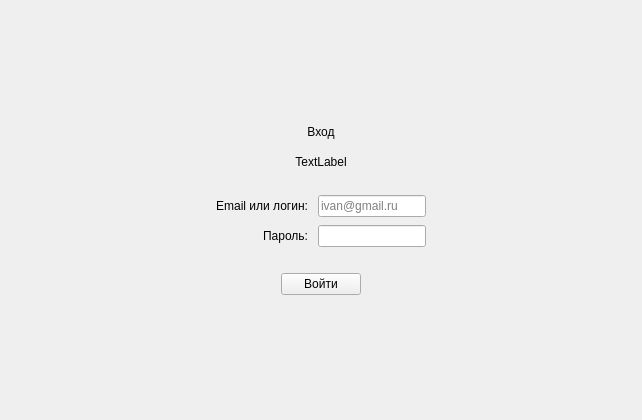
<?xml version="1.0" encoding="UTF-8"?>
<ui version="4.0">
 <class>LoginPage</class>
 <widget class="QWidget" name="LoginPage">
  <property name="geometry">
   <rect>
    <x>0</x>
    <y>0</y>
    <width>642</width>
    <height>420</height>
   </rect>
  </property>
  <property name="windowTitle">
   <string>Form</string>
  </property>
  <layout class="QVBoxLayout" name="verticalLayout">
   <item>
    <spacer name="verticalSpacer">
     <property name="orientation">
      <enum>Qt::Vertical</enum>
     </property>
     <property name="sizeHint" stdset="0">
      <size>
       <width>20</width>
       <height>40</height>
      </size>
     </property>
    </spacer>
   </item>
   <item>
    <widget class="QLabel" name="label_8">
     <property name="text">
      <string>Вход</string>
     </property>
     <property name="alignment">
      <set>Qt::AlignCenter</set>
     </property>
    </widget>
   </item>
   <item>
    <spacer name="verticalSpacer_3">
     <property name="orientation">
      <enum>Qt::Vertical</enum>
     </property>
     <property name="sizeType">
      <enum>QSizePolicy::Maximum</enum>
     </property>
     <property name="sizeHint" stdset="0">
      <size>
       <width>20</width>
       <height>10</height>
      </size>
     </property>
    </spacer>
   </item>
   <item>
    <layout class="QHBoxLayout" name="horizontalLayout_3">
     <item>
      <widget class="QLabel" name="lbl_status">
       <property name="maximumSize">
        <size>
         <width>500</width>
         <height>16777215</height>
        </size>
       </property>
       <property name="text">
        <string>TextLabel</string>
       </property>
       <property name="alignment">
        <set>Qt::AlignCenter</set>
       </property>
       <property name="wordWrap">
        <bool>true</bool>
       </property>
      </widget>
     </item>
    </layout>
   </item>
   <item>
    <spacer name="verticalSpacer_5">
     <property name="orientation">
      <enum>Qt::Vertical</enum>
     </property>
     <property name="sizeType">
      <enum>QSizePolicy::Maximum</enum>
     </property>
     <property name="sizeHint" stdset="0">
      <size>
       <width>20</width>
       <height>20</height>
      </size>
     </property>
    </spacer>
   </item>
   <item>
    <layout class="QHBoxLayout" name="horizontalLayout_2">
     <item>
      <spacer name="horizontalSpacer_3">
       <property name="orientation">
        <enum>Qt::Horizontal</enum>
       </property>
       <property name="sizeHint" stdset="0">
        <size>
         <width>40</width>
         <height>20</height>
        </size>
       </property>
      </spacer>
     </item>
     <item>
      <layout class="QFormLayout" name="formLayout">
       <property name="labelAlignment">
        <set>Qt::AlignRight|Qt::AlignTrailing|Qt::AlignVCenter</set>
       </property>
       <property name="horizontalSpacing">
        <number>10</number>
       </property>
       <property name="verticalSpacing">
        <number>8</number>
       </property>
       <item row="0" column="0">
        <widget class="QLabel" name="label">
         <property name="text">
          <string>Email или логин:</string>
         </property>
         <property name="alignment">
          <set>Qt::AlignRight|Qt::AlignTrailing|Qt::AlignVCenter</set>
         </property>
        </widget>
       </item>
       <item row="0" column="1">
        <widget class="QLineEdit" name="edt_email_or_login">
         <property name="placeholderText">
          <string>ivan@gmail.ru</string>
         </property>
        </widget>
       </item>
       <item row="1" column="0">
        <widget class="QLabel" name="label_2">
         <property name="text">
          <string>Пароль:</string>
         </property>
         <property name="alignment">
          <set>Qt::AlignRight|Qt::AlignTrailing|Qt::AlignVCenter</set>
         </property>
        </widget>
       </item>
       <item row="1" column="1">
        <widget class="QLineEdit" name="edt_password">
         <property name="toolTip">
          <string/>
         </property>
         <property name="placeholderText">
          <string/>
         </property>
        </widget>
       </item>
      </layout>
     </item>
     <item>
      <spacer name="horizontalSpacer_4">
       <property name="orientation">
        <enum>Qt::Horizontal</enum>
       </property>
       <property name="sizeHint" stdset="0">
        <size>
         <width>40</width>
         <height>20</height>
        </size>
       </property>
      </spacer>
     </item>
    </layout>
   </item>
   <item>
    <spacer name="verticalSpacer_4">
     <property name="orientation">
      <enum>Qt::Vertical</enum>
     </property>
     <property name="sizeType">
      <enum>QSizePolicy::Maximum</enum>
     </property>
     <property name="sizeHint" stdset="0">
      <size>
       <width>20</width>
       <height>20</height>
      </size>
     </property>
    </spacer>
   </item>
   <item>
    <layout class="QHBoxLayout" name="horizontalLayout">
     <item>
      <spacer name="horizontalSpacer">
       <property name="orientation">
        <enum>Qt::Horizontal</enum>
       </property>
       <property name="sizeHint" stdset="0">
        <size>
         <width>40</width>
         <height>20</height>
        </size>
       </property>
      </spacer>
     </item>
     <item>
      <widget class="QPushButton" name="btn_login">
       <property name="cursor">
        <cursorShape>PointingHandCursor</cursorShape>
       </property>
       <property name="text">
        <string>Войти</string>
       </property>
      </widget>
     </item>
     <item>
      <spacer name="horizontalSpacer_2">
       <property name="orientation">
        <enum>Qt::Horizontal</enum>
       </property>
       <property name="sizeHint" stdset="0">
        <size>
         <width>40</width>
         <height>20</height>
        </size>
       </property>
      </spacer>
     </item>
    </layout>
   </item>
   <item>
    <spacer name="verticalSpacer_2">
     <property name="orientation">
      <enum>Qt::Vertical</enum>
     </property>
     <property name="sizeHint" stdset="0">
      <size>
       <width>20</width>
       <height>40</height>
      </size>
     </property>
    </spacer>
   </item>
  </layout>
 </widget>
 <resources/>
 <connections/>
</ui>
